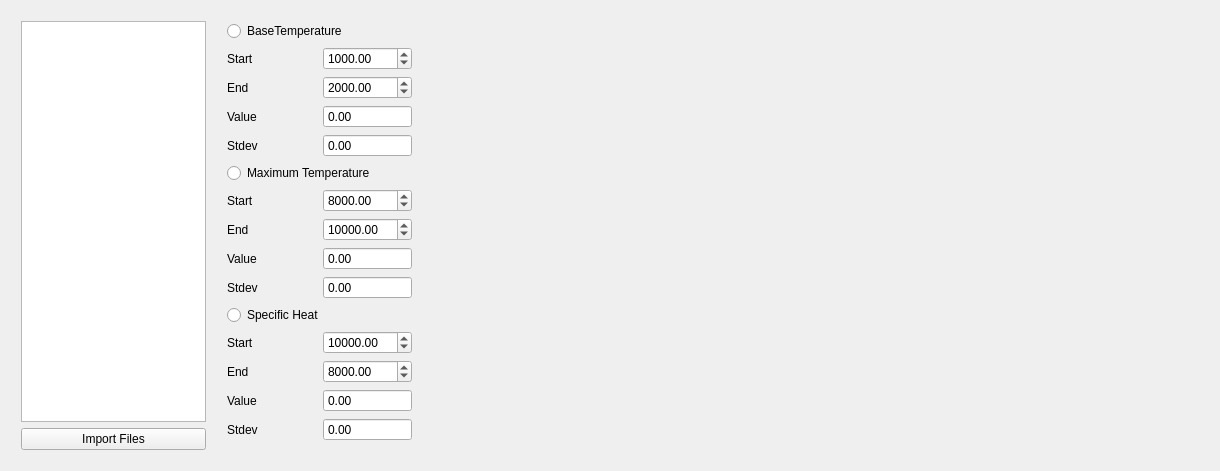
<?xml version="1.0" encoding="UTF-8"?>
<ui version="4.0">
 <class>MainWindow</class>
 <widget class="QMainWindow" name="MainWindow">
  <property name="geometry">
   <rect>
    <x>0</x>
    <y>0</y>
    <width>1220</width>
    <height>471</height>
   </rect>
  </property>
  <property name="windowTitle">
   <string>MainWindow</string>
  </property>
  <widget class="QWidget" name="centralWidget">
   <widget class="QWidget" name="horizontalLayoutWidget">
    <property name="geometry">
     <rect>
      <x>0</x>
      <y>0</y>
      <width>1221</width>
      <height>471</height>
     </rect>
    </property>
    <layout class="QHBoxLayout" name="horizontalLayout">
     <property name="sizeConstraint">
      <enum>QLayout::SetNoConstraint</enum>
     </property>
     <property name="leftMargin">
      <number>10</number>
     </property>
     <property name="topMargin">
      <number>10</number>
     </property>
     <property name="rightMargin">
      <number>10</number>
     </property>
     <property name="bottomMargin">
      <number>10</number>
     </property>
     <item>
      <widget class="QWidget" name="file_widget" native="true">
       <property name="sizePolicy">
        <sizepolicy hsizetype="Maximum" vsizetype="Preferred">
         <horstretch>0</horstretch>
         <verstretch>0</verstretch>
        </sizepolicy>
       </property>
       <property name="minimumSize">
        <size>
         <width>200</width>
         <height>0</height>
        </size>
       </property>
       <widget class="QWidget" name="verticalLayoutWidget">
        <property name="geometry">
         <rect>
          <x>0</x>
          <y>0</y>
          <width>201</width>
          <height>451</height>
         </rect>
        </property>
        <layout class="QVBoxLayout" name="file_layout">
         <property name="rightMargin">
          <number>5</number>
         </property>
         <item>
          <widget class="QListWidget" name="file_list"/>
         </item>
         <item>
          <widget class="QPushButton" name="file_import_button">
           <property name="text">
            <string>Import Files</string>
           </property>
          </widget>
         </item>
        </layout>
       </widget>
      </widget>
     </item>
     <item>
      <widget class="QWidget" name="value_widget" native="true">
       <property name="sizePolicy">
        <sizepolicy hsizetype="Maximum" vsizetype="Preferred">
         <horstretch>0</horstretch>
         <verstretch>0</verstretch>
        </sizepolicy>
       </property>
       <property name="minimumSize">
        <size>
         <width>200</width>
         <height>0</height>
        </size>
       </property>
       <widget class="QWidget" name="gridLayoutWidget">
        <property name="geometry">
         <rect>
          <x>0</x>
          <y>0</y>
          <width>201</width>
          <height>451</height>
         </rect>
        </property>
        <layout class="QGridLayout" name="value_layout">
         <property name="rightMargin">
          <number>5</number>
         </property>
         <item row="7" column="1">
          <widget class="QDoubleSpinBox" name="tmax_start">
           <property name="buttonSymbols">
            <enum>QAbstractSpinBox::UpDownArrows</enum>
           </property>
           <property name="maximum">
            <double>50000.000000000000000</double>
           </property>
           <property name="value">
            <double>8000.000000000000000</double>
           </property>
          </widget>
         </item>
         <item row="18" column="0">
          <widget class="QLabel" name="label_10">
           <property name="text">
            <string>Stdev</string>
           </property>
          </widget>
         </item>
         <item row="6" column="0" colspan="2">
          <widget class="QRadioButton" name="tmax_radio">
           <property name="text">
            <string>Maximum Temperature</string>
           </property>
          </widget>
         </item>
         <item row="12" column="0" colspan="2">
          <widget class="QRadioButton" name="cv_radio">
           <property name="text">
            <string>Specific Heat </string>
           </property>
          </widget>
         </item>
         <item row="7" column="0">
          <widget class="QLabel" name="label_6">
           <property name="text">
            <string>Start</string>
           </property>
          </widget>
         </item>
         <item row="16" column="1">
          <widget class="QDoubleSpinBox" name="cv_end">
           <property name="buttonSymbols">
            <enum>QAbstractSpinBox::UpDownArrows</enum>
           </property>
           <property name="maximum">
            <double>50000.000000000000000</double>
           </property>
           <property name="value">
            <double>8000.000000000000000</double>
           </property>
          </widget>
         </item>
         <item row="18" column="1">
          <widget class="QDoubleSpinBox" name="cv_std">
           <property name="readOnly">
            <bool>true</bool>
           </property>
           <property name="buttonSymbols">
            <enum>QAbstractSpinBox::NoButtons</enum>
           </property>
          </widget>
         </item>
         <item row="11" column="0">
          <widget class="QLabel" name="label_8">
           <property name="text">
            <string>Stdev</string>
           </property>
          </widget>
         </item>
         <item row="10" column="1">
          <widget class="QDoubleSpinBox" name="tmax_value">
           <property name="readOnly">
            <bool>true</bool>
           </property>
           <property name="buttonSymbols">
            <enum>QAbstractSpinBox::NoButtons</enum>
           </property>
          </widget>
         </item>
         <item row="15" column="1">
          <widget class="QDoubleSpinBox" name="cv_start">
           <property name="maximum">
            <double>50000.000000000000000</double>
           </property>
           <property name="value">
            <double>10000.000000000000000</double>
           </property>
          </widget>
         </item>
         <item row="3" column="1">
          <widget class="QDoubleSpinBox" name="tbase_end">
           <property name="buttonSymbols">
            <enum>QAbstractSpinBox::UpDownArrows</enum>
           </property>
           <property name="maximum">
            <double>50000.000000000000000</double>
           </property>
           <property name="value">
            <double>2000.000000000000000</double>
           </property>
          </widget>
         </item>
         <item row="17" column="0">
          <widget class="QLabel" name="label_11">
           <property name="text">
            <string>Value</string>
           </property>
          </widget>
         </item>
         <item row="5" column="1">
          <widget class="QDoubleSpinBox" name="tbase_std">
           <property name="readOnly">
            <bool>true</bool>
           </property>
           <property name="buttonSymbols">
            <enum>QAbstractSpinBox::NoButtons</enum>
           </property>
          </widget>
         </item>
         <item row="17" column="1">
          <widget class="QDoubleSpinBox" name="cv_value">
           <property name="readOnly">
            <bool>true</bool>
           </property>
           <property name="buttonSymbols">
            <enum>QAbstractSpinBox::NoButtons</enum>
           </property>
          </widget>
         </item>
         <item row="9" column="1">
          <widget class="QDoubleSpinBox" name="tmax_end">
           <property name="maximum">
            <double>50000.000000000000000</double>
           </property>
           <property name="value">
            <double>10000.000000000000000</double>
           </property>
          </widget>
         </item>
         <item row="9" column="0">
          <widget class="QLabel" name="label_5">
           <property name="text">
            <string>End</string>
           </property>
          </widget>
         </item>
         <item row="0" column="0" colspan="2">
          <widget class="QRadioButton" name="tbase_radio">
           <property name="text">
            <string>BaseTemperature</string>
           </property>
          </widget>
         </item>
         <item row="4" column="1">
          <widget class="QDoubleSpinBox" name="tbase_value">
           <property name="readOnly">
            <bool>true</bool>
           </property>
           <property name="buttonSymbols">
            <enum>QAbstractSpinBox::NoButtons</enum>
           </property>
          </widget>
         </item>
         <item row="20" column="1">
          <spacer name="verticalSpacer_2">
           <property name="orientation">
            <enum>Qt::Vertical</enum>
           </property>
           <property name="sizeHint" stdset="0">
            <size>
             <width>20</width>
             <height>40</height>
            </size>
           </property>
          </spacer>
         </item>
         <item row="1" column="0">
          <widget class="QLabel" name="label_1">
           <property name="text">
            <string>Start</string>
           </property>
          </widget>
         </item>
         <item row="3" column="0">
          <widget class="QLabel" name="label_2">
           <property name="text">
            <string>End</string>
           </property>
          </widget>
         </item>
         <item row="4" column="0">
          <widget class="QLabel" name="label_3">
           <property name="text">
            <string>Value</string>
           </property>
          </widget>
         </item>
         <item row="20" column="0">
          <spacer name="verticalSpacer">
           <property name="orientation">
            <enum>Qt::Vertical</enum>
           </property>
           <property name="sizeHint" stdset="0">
            <size>
             <width>20</width>
             <height>40</height>
            </size>
           </property>
          </spacer>
         </item>
         <item row="1" column="1">
          <widget class="QDoubleSpinBox" name="tbase_start">
           <property name="maximum">
            <double>50000.000000000000000</double>
           </property>
           <property name="value">
            <double>1000.000000000000000</double>
           </property>
          </widget>
         </item>
         <item row="10" column="0">
          <widget class="QLabel" name="label_4">
           <property name="text">
            <string>Value</string>
           </property>
          </widget>
         </item>
         <item row="5" column="0">
          <widget class="QLabel" name="label_7">
           <property name="text">
            <string>Stdev</string>
           </property>
          </widget>
         </item>
         <item row="11" column="1">
          <widget class="QDoubleSpinBox" name="tmax_std">
           <property name="readOnly">
            <bool>true</bool>
           </property>
           <property name="buttonSymbols">
            <enum>QAbstractSpinBox::NoButtons</enum>
           </property>
          </widget>
         </item>
         <item row="16" column="0">
          <widget class="QLabel" name="label_9">
           <property name="text">
            <string>End</string>
           </property>
          </widget>
         </item>
         <item row="15" column="0">
          <widget class="QLabel" name="label_12">
           <property name="text">
            <string>Start</string>
           </property>
          </widget>
         </item>
        </layout>
       </widget>
      </widget>
     </item>
     <item>
      <widget class="QWidget" name="graph_widget" native="true">
       <property name="sizePolicy">
        <sizepolicy hsizetype="Expanding" vsizetype="Expanding">
         <horstretch>0</horstretch>
         <verstretch>0</verstretch>
        </sizepolicy>
       </property>
       <widget class="QWidget" name="verticalLayoutWidget_2">
        <property name="geometry">
         <rect>
          <x>0</x>
          <y>0</y>
          <width>791</width>
          <height>451</height>
         </rect>
        </property>
        <layout class="QVBoxLayout" name="graph_layout">
         <property name="sizeConstraint">
          <enum>QLayout::SetNoConstraint</enum>
         </property>
         <property name="rightMargin">
          <number>5</number>
         </property>
        </layout>
       </widget>
      </widget>
     </item>
    </layout>
   </widget>
  </widget>
 </widget>
 <layoutdefault spacing="6" margin="11"/>
 <resources/>
 <connections/>
</ui>
